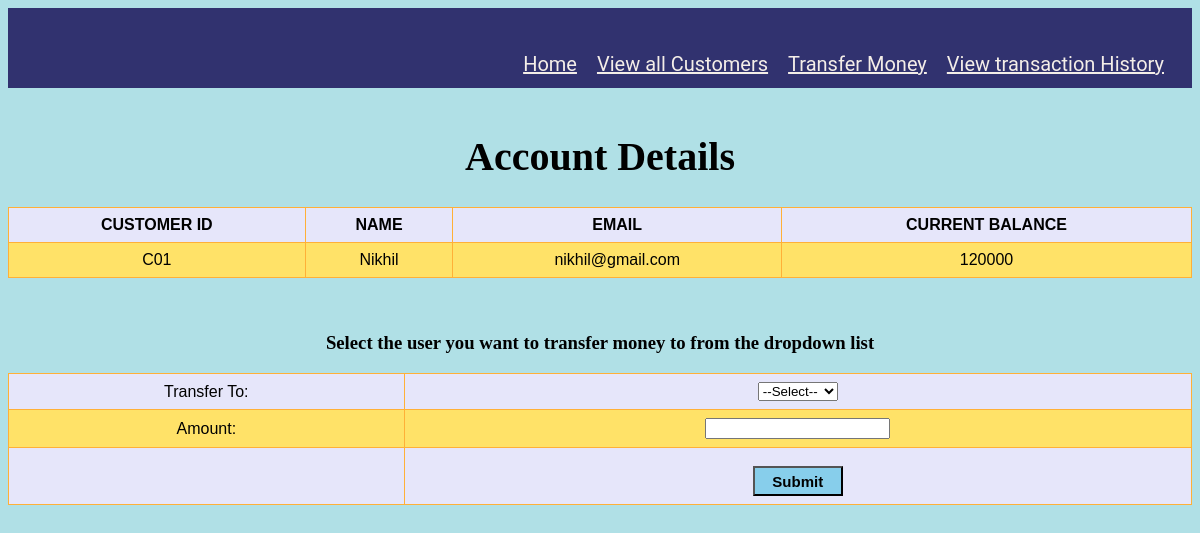
/transact.php?Name=Nikhil, run on the app's committed database.
### tables this page shows
CREATE TABLE `customers` (
  `C_ID` varchar(5) NOT NULL,
  `Name` varchar(30) NOT NULL,
  `Email` varchar(30) NOT NULL,
  `Balance` int(8) NOT NULL
);

### transact.php (the view, shortened to what this page needs)
<?php
	include 'connection.php';
	if(isset($_GET['Name'])){
		$Name=$_GET['Name'];
	}
	$q="select * from customers where Name='$Name'";
	$result=mysqli_query($con,$q);
?>
<html>
<head>
	<link rel = "stylesheet" type = "text/css" href = "navbutton.css">
</head>
<body style="background-color:powderblue;">
	<nav class = "navbar">
	<ul>
		<li><a href="index.php">Home</a></li>
		<li><a href = "view_customer.php">View all Customers</a></li>
		<li><a href = "transfer_money.php">Transfer Money</a></li>
		<li><a href = "transaction_history.php">View transaction History</a></li>
	</ul>
	</nav>
<br>
	<div>
		<h1 align=center font-family=Arial>Account Details</h1>
		<table style="background-color: lavender;">
           <th>CUSTOMER ID</th>
           <th>NAME </th>
           <th>EMAIL</th>
		   <th>CURRENT BALANCE</th>
           <tr>
			<?php
				$row=mysqli_fetch_array($result);
			?>
			<td><?php echo  $row["C_ID"]; ?></td>
			<td><?php echo  $row["Name"]; ?></td>
			<td><?php echo  $row["Email"]; ?></td>
			<td><?php echo  $row["Balance"]; ?></td>
           </tr>
        </table>
	</div>
	<?php echo "<form method='post' action='transaction.php?Name=$Name'>"?>
<br><br>
	<h3 align=center font-family=Arial>Select the user you want to transfer money to from the dropdown list</h3>
	<table border="0px" style="background-color:lavender;">
		<tr>
		<td>Transfer To:</td>
		<td><select name="user">
			<option>--Select--</option>
            </select></td></tr>
			<tr><td>Amount:</td><td><input type="text" name="Amount"></td></tr>
			<tr><td></td><td><input type="submit" name="submit" value="Submit" align=center style="margin-top: 10px; width:6em; height:2em; font-size:15px; background-color: skyblue; font-weight: bold;"></td></tr>
	</table>
</form>
<br><br><br>
</body>
</html>

### navbutton.css (style rules this page uses)
.navbar { height: 80px; width: 100%; background:#31326f; }
.navbar ul { float: right; margin-right: 20px; }
.navbar ul li { list-style: none; margin: 0 8px; display: inline-block; line-height: 80px; }
.navbar ul li a { text-transform: none; color:#f4eee8; font-size: 20px; font-family: 'Roboto', sans-serif; transition: .4s; }

### transact.php (style rules this page uses)
table { font-family: arial, sans-serif; border-collapse: collapse; width: 100%; }
h1 { font-family: Timesnewroman, Serif; font-size:40px; }
td, th { border: 1px solid #ffb037; text-align: center; padding: 8px; }
tr:nth-child(even) { background-color: #ffe268; }

### data on the page
customers: C_ID "C01", Name "Nikhil", Email "nikhil@gmail.com", Balance "120000"
